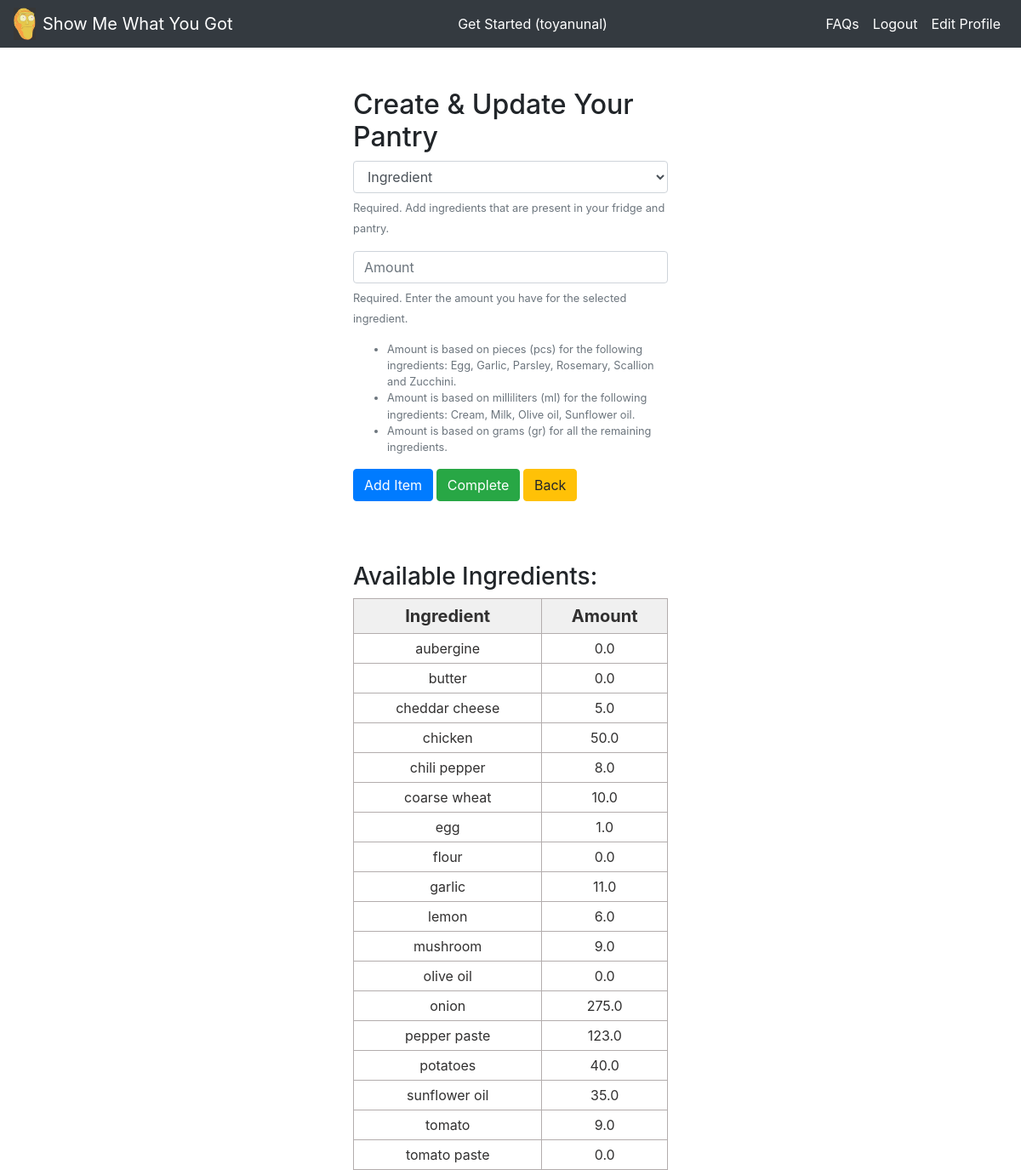
The page /pantry_create/ (signed in) on the database its author committed.
### rrs_app/models.py (models this page shows, shortened)
class UserIngredient(models.Model):
    user = models.ForeignKey(User, on_delete=models.CASCADE)
    ingredient = models.ForeignKey(Ingredient, on_delete=models.CASCADE)
    amount = models.FloatField(default=0)
    total_cost = models.FloatField(default=0, blank=True)
    class Meta:
        unique_together = (('user', 'ingredient'))
        ordering = ('user','ingredient')

class Ingredient(models.Model):
    title = models.CharField(max_length=128)
    unit_type = models.CharField(max_length=16)
    unit_cost = models.FloatField(default=0)
    photo = models.ImageField(blank=True, upload_to='ingredient_photos/')
    class Meta:
        ordering = ('title',)
    def __str__(self):
        return self.title

### rrs_app/views.py (the view, shortened to what this page needs)
# urls.py: path('pantry_create/',views.useringredient_form_view,name='pantry_create'),
def useringredient_form_view(request):
    form = forms.UserIngredientForm()
    if not request.user.is_authenticated:
        messages.warning(request, ('Please login to continue.'))
        return redirect('home')
    ingredient_list = UserIngredient.objects.filter(user=request.user)
    return render(request, 'rrs_app/useringredient_form.html', {'form':form, 'ingredient_list':ingredient_list})

### rrs_app/templates/rrs_app/useringredient_form.html (shortened to what this page needs)
{% extends 'rrs_app/base.html' %}
{% block content %}
<br></br>
<div class = "col-md-4 offset-md-4">
  <h2> Create & Update Your Pantry </h2>
  <form method="POST", action="{% url 'pantry_create' %}">
    {{ form.as_p }}
    <input type="submit" class="btn btn-primary" name="add" value="Add Item">
    <input type="submit" class='btn btn-success' name="complete" value="Complete">
    <a class='btn btn-warning' href="{% url 'input_form' %}">Back</a>
  </form>
<br></br> <br></br>
<h3> Available Ingredients: </h3>
  <table class="demTable">
    <thead>
      <tr>
        <th>Ingredient</th>
        <th>Amount</th>
			</tr>
		</thead>
    <tbody>
      {% for ingredient_object in ingredient_list %}
			<tr>
        <td>{{ingredient_object.ingredient}}</td>
        <td>{{ingredient_object.amount|floatformat:1}}</td>
      </tr>
      {% endfor %}
</div>
{% endblock %}

### rrs_app/templates/rrs_app/base.html (shortened to what this page needs)
<!doctype html>
{% load static %}
<html lang="en">
  <head>
    <link rel="stylesheet" href="https://stackpath.bootstrapcdn.com/bootstrap/4.3.1/css/bootstrap.min.css">
    <link rel="stylesheet" href="{% static 'css/base.css' %}">
  </head>
  <body>
    <nav class="navbar navbar-expand-lg navbar-dark bg-dark">
      <a href="{% url 'home' %}">
        <img src="{% static 'images/SMWYG.png' %}" alt="" width="26" class="d-inline-block align-middle mr-2">
      </a>
      <a class="navbar-brand" href="{% url 'home' %}">Show Me What You Got</a>
      <div class="collapse navbar-collapse" id="navbarSupportedContent">
        {% if user.is_authenticated %}
        <ul class="navbar-nav ml-auto text-center">
          <li class="nav-item active">
            <a class="nav-link" href="{% url 'input_form' %}">Get Started ({{user.username}})</a>
          </li>
        </ul>
        {% else %}
        <ul class="navbar-nav ml-auto text-center">
          <li class="nav-item active">
            <a class="nav-link" href="{% url 'input_form' %}">Get Started</a>
          </li>
        </ul>
        {% endif %}
        <ul class="navbar-nav ml-auto">
          {% if user.is_authenticated %}
          <li class="nav-item active">
            <a class="nav-link" href="{% url 'faq' %}">FAQs</a>
          </li>
          <li class="nav-item active">
            <a class="nav-link" href="{% url 'logout' %}">Logout</a>
          </li>
          <li class="nav-item active">
            <a class="nav-link" href="{% url 'edit_profile' %}">Edit Profile</a>
          </li>
          {% endif %}
        </ul>
      </div>
    </nav>
    {% block content %}
    {% endblock %}
  </body>
</html>

### rrs_app/static/css/base.css (style rules this page uses)
.demTable { width:100%; border:1px solid #b3adad; border-collapse:collapse; border-spacing:1px; padding:5px; margin-right: auto; }
.demTable th { border:1px solid #b3adad; text-align:center; font-size: 20px; padding:5px; background: #f0f0f0; color: #313030; }
.demTable td { border:1px solid #b3adad; text-align:center; font-size: 16px; padding:5px; background: #ffffff; color: #313030; }

### rows shown on the page
UserIngredient: ingredient "aubergine", amount "0.0"
UserIngredient: ingredient "butter", amount "0.0"
UserIngredient: ingredient "cheddar cheese", amount "5.0"
UserIngredient: ingredient "chicken", amount "50.0"
UserIngredient: ingredient "chili pepper", amount "8.0"
UserIngredient: ingredient "coarse wheat", amount "10.0"
UserIngredient: ingredient "egg", amount "1.0"
UserIngredient: ingredient "flour", amount "0.0"
UserIngredient: ingredient "garlic", amount "11.0"
UserIngredient: ingredient "lemon", amount "6.0"
UserIngredient: ingredient "mushroom", amount "9.0"
UserIngredient: ingredient "olive oil", amount "0.0"
UserIngredient: ingredient "onion", amount "275.0"
UserIngredient: ingredient "pepper paste", amount "123.0"
UserIngredient: ingredient "potatoes", amount "40.0"
UserIngredient: ingredient "sunflower oil", amount "35.0"
UserIngredient: ingredient "tomato", amount "9.0"
UserIngredient: ingredient "tomato paste", amount "0.0"

### other values the page prints
{{ user.username }} "toyanunal"
